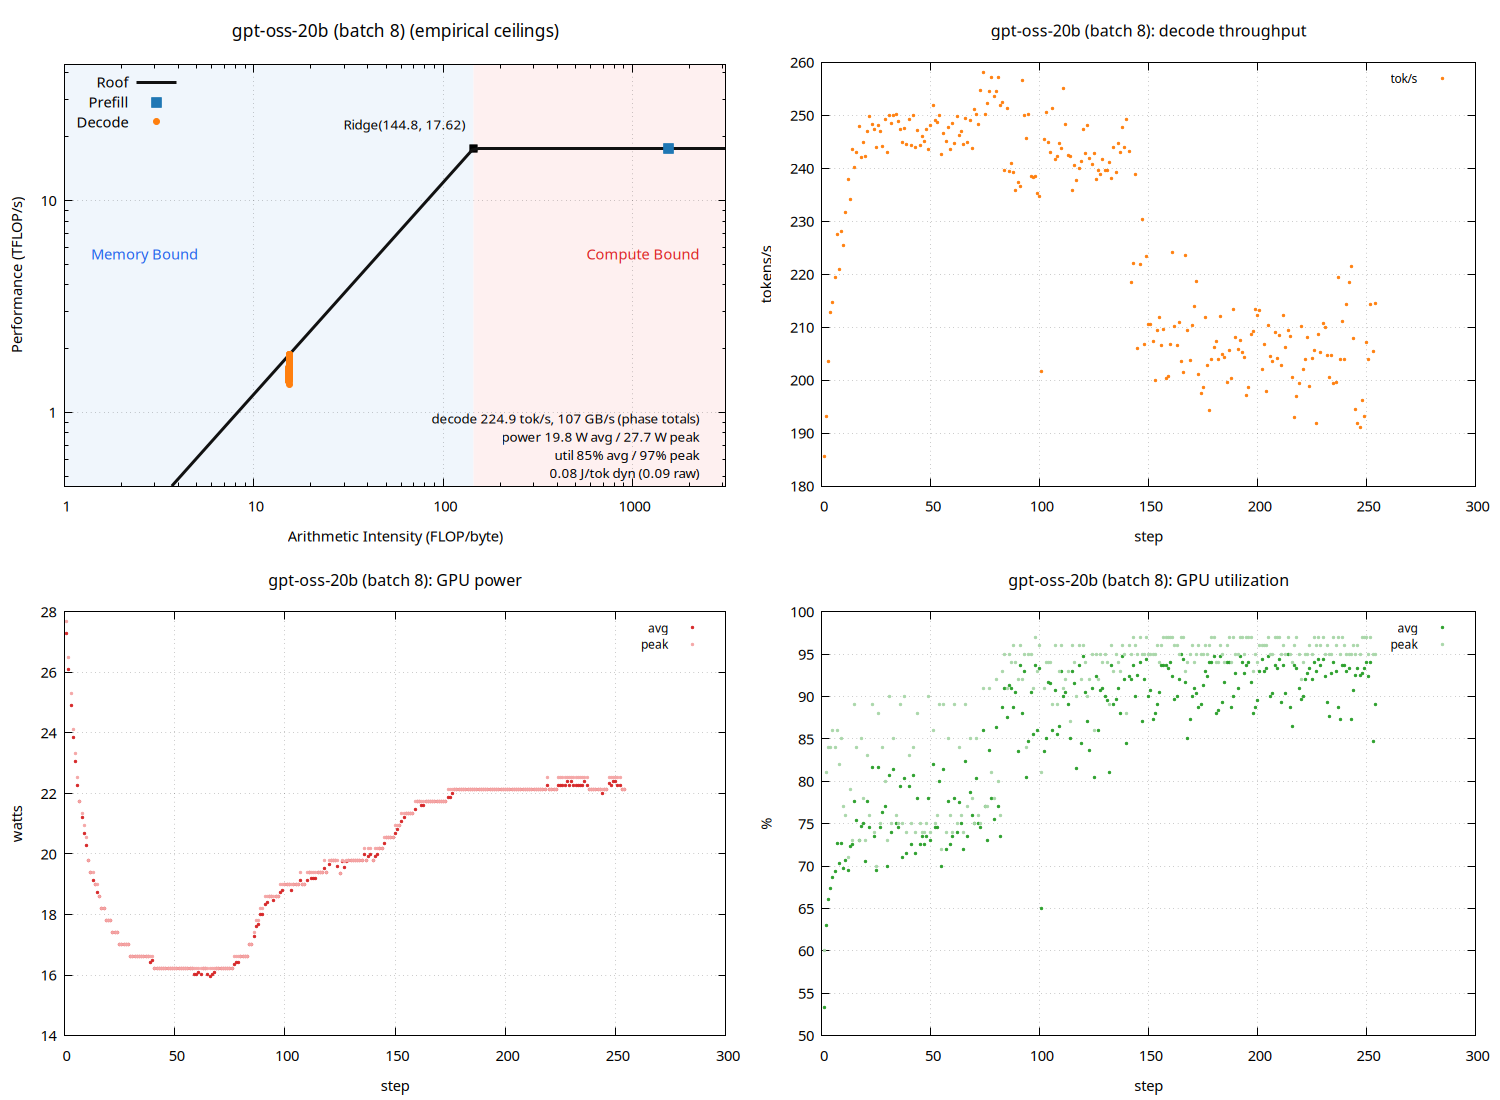

The gnuplot source for this figure:
set terminal pngcairo size 1500,1100 enhanced font 'Sans,11'
set output 'sweep_thor_vllm/gpt_b008_roofline.png'
set datafile separator "\t"
set datafile missing 'NaN'
set multiplot layout 2,2
unset label
unset object
unset arrow
set title "gpt-oss-20b (batch 8) (empirical ceilings)" font ',13'
set xlabel "Arithmetic Intensity (FLOP/byte)"
set ylabel "Performance (TFLOP/s)"
set logscale xy
set xrange [1:3119.16]
set yrange [0.44879:44.0606]
set grid xtics ytics
set key top left
set object 1 rectangle from graph 0, graph 0 to first 144.79, graph 1 \
    fillcolor rgb '#dce9f7' fillstyle solid 0.45 noborder behind
set object 2 rectangle from first 144.79, graph 0 to graph 1, graph 1 \
    fillcolor rgb '#fbdcdc' fillstyle solid 0.45 noborder behind
set label 1 "Memory Bound" at graph 0.04, graph 0.55 left \
    textcolor rgb '#2563eb' font ',11'
set label 2 "Compute Bound" at graph 0.96, graph 0.55 right \
    textcolor rgb '#dc2626' font ',11'
set label 3 "Ridge(144.8, 17.62)" \
    at first 144.79, first 17.6242 right \
    point pointtype 5 pointsize 1.2 \
    offset character -1.5, character 1 font ',10'
set label 4 "decode 224.9 tok/s, 107 GB/s (phase totals)\npower 19.8 W avg / 27.7 W peak\nutil 85% avg / 97% peak\n0.08 J/tok dyn (0.09 raw)" at graph 0.96, graph 0.16 right font ',10'
peak_t = 17.6242
peak_b = 121.723
roof(x) = (x * peak_b / 1000.0 < peak_t) ? x * peak_b / 1000.0 : peak_t
plot roof(x) with lines linewidth 3 linecolor rgb '#111111' title 'Roof', \
     'sweep_thor_vllm/gpt_b008_roofline.dat' using 3:(strcol(2) eq 'prefill' ? $4 : 1/0) with points \
         pointtype 5 pointsize 1.6 linecolor rgb '#1f77b4' title 'Prefill', \
     'sweep_thor_vllm/gpt_b008_roofline.dat' using 3:(strcol(2) eq 'decode' ? $4 : 1/0) with points \
         pointtype 7 pointsize 1.0 linecolor rgb '#ff7f0e' title 'Decode'

unset label
unset object
unset arrow
unset logscale
set xrange [*:*]
set yrange [*:*]
set title "gpt-oss-20b (batch 8): decode throughput" font ',12'
set xlabel "step"
set ylabel "tokens/s"
set grid xtics ytics
set key top right font ',9'
plot 'sweep_thor_vllm/gpt_b008_roofline.dat' using 1:(strcol(2) eq 'decode' ? $5 : 1/0) with points pointtype 7 pointsize 0.4 linecolor rgb '#ff7f0e' title 'tok/s'

unset label
unset object
unset arrow
unset logscale
set xrange [*:*]
set yrange [*:*]
set title "gpt-oss-20b (batch 8): GPU power" font ',12'
set xlabel "step"
set ylabel "watts"
set grid xtics ytics
set key top right font ',9'
plot 'sweep_thor_vllm/gpt_b008_roofline.dat' using 1:(strcol(2) eq 'decode' ? $6 : 1/0) with points pointtype 7 pointsize 0.4 linecolor rgb '#d62728' title 'avg', \
     'sweep_thor_vllm/gpt_b008_roofline.dat' using 1:(strcol(2) eq 'decode' ? $8 : 1/0) with points pointtype 7 pointsize 0.4 linecolor rgb '#f4a6a6' title 'peak'

unset label
unset object
unset arrow
unset logscale
set xrange [*:*]
set yrange [*:*]
set title "gpt-oss-20b (batch 8): GPU utilization" font ',12'
set xlabel "step"
set ylabel "%"
set grid xtics ytics
set key top right font ',9'
plot 'sweep_thor_vllm/gpt_b008_roofline.dat' using 1:(strcol(2) eq 'decode' ? $7 : 1/0) with points pointtype 7 pointsize 0.4 linecolor rgb '#2ca02c' title 'avg', \
     'sweep_thor_vllm/gpt_b008_roofline.dat' using 1:(strcol(2) eq 'decode' ? $9 : 1/0) with points pointtype 7 pointsize 0.4 linecolor rgb '#a9d7a9' title 'peak'

unset multiplot
